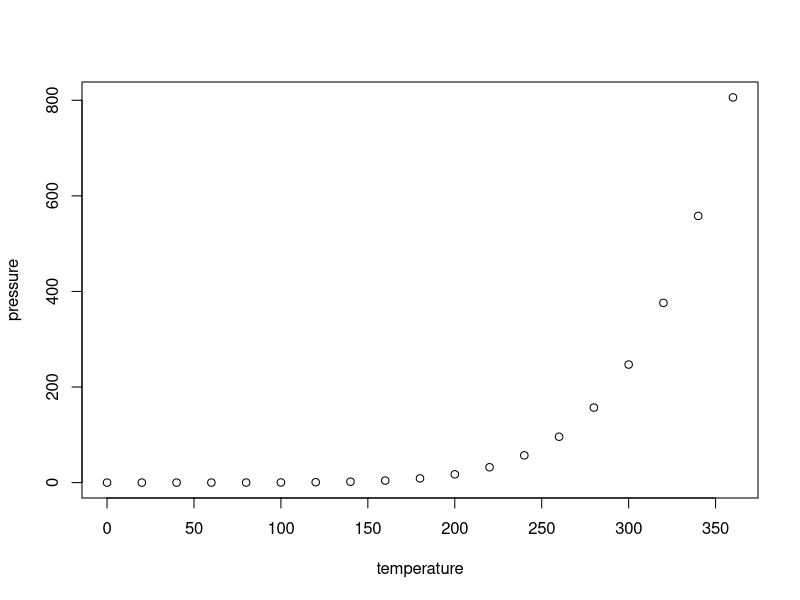
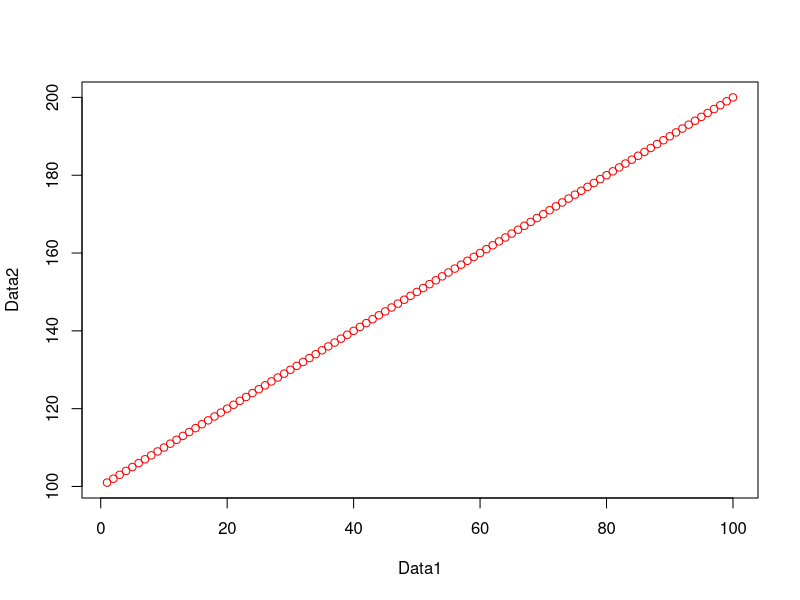
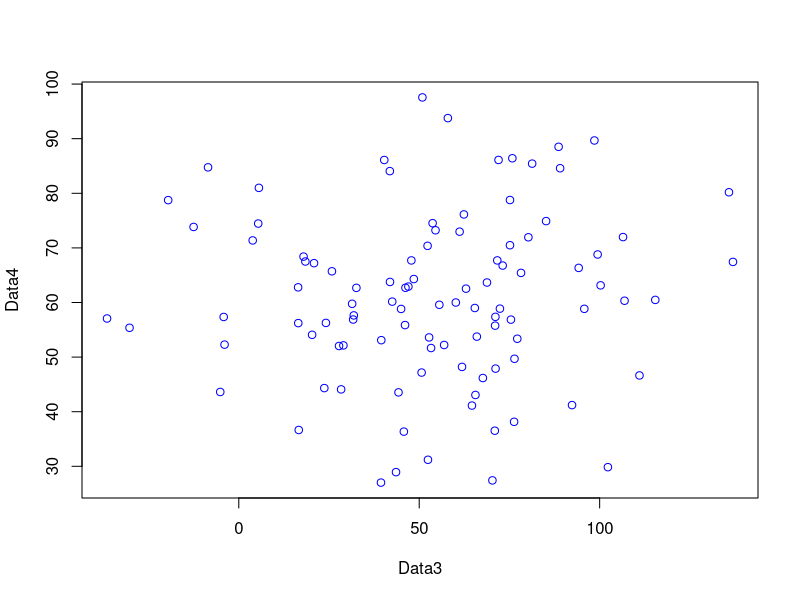
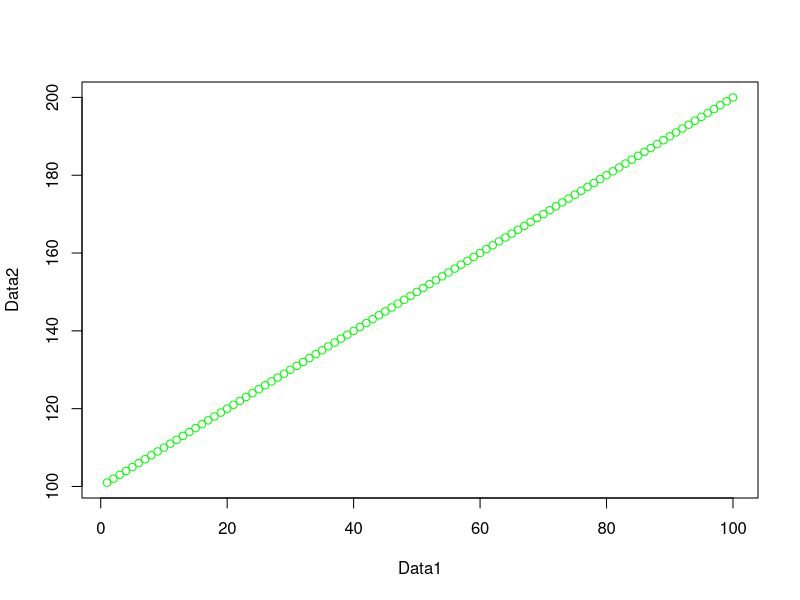

These charts were generated, in order, by the following R code:
## ---- chunk 1
knitr::opts_chunk$set(echo = TRUE)
## ---- chunk 2
summary(cars)
## ---- chunk 3
plot(pressure)
## ---- chunk 4
A <- 1
B <- 2
C <- A+B
C
## ---- chunk 5
ls()
## ---- chunk 6
rm(A)
## ---- chunk 7
ls()
## ---- chunk 8
rm(list=ls())
## ---- chunk 9
#create some datasets, first a vector of 1-100 and 101-200
# c means combine
Data1 <- c(1:100)
Data2 <- c(101:200)
#Plot the data
plot(Data1, Data2, col="red")
## ---- chunk 10
#just for fun, create some more, this time some normally distributed
#vectors of 100 numbers
Data3 <- rnorm(100, mean = 53, sd=34)
Data4 <- rnorm(100, mean = 64, sd=14)
#plot
plot(Data3, Data4, col="blue")
## ---- chunk 11
df <- data.frame(Data1, Data2)
plot(df, col="green")
## ---- chunk 12
library(tidyverse)
#show the first 10 and then last 10 rows of data in df...
df %>%
  head()
## ---- chunk 13
df %>%
  tail()
## ---- chunk 14
df[1:10, 1]
df[5:15,]
df[c(2,3,6),2]
df[,1]
## ---- chunk 15
library(dplyr)
df <- df %>%
  dplyr::rename(column1 = Data1, column2=Data2)
## ---- chunk 16
df %>% 
  dplyr::select(column1)
## ---- chunk 17
df$column1
## ---- chunk 18
df[["column1"]]
